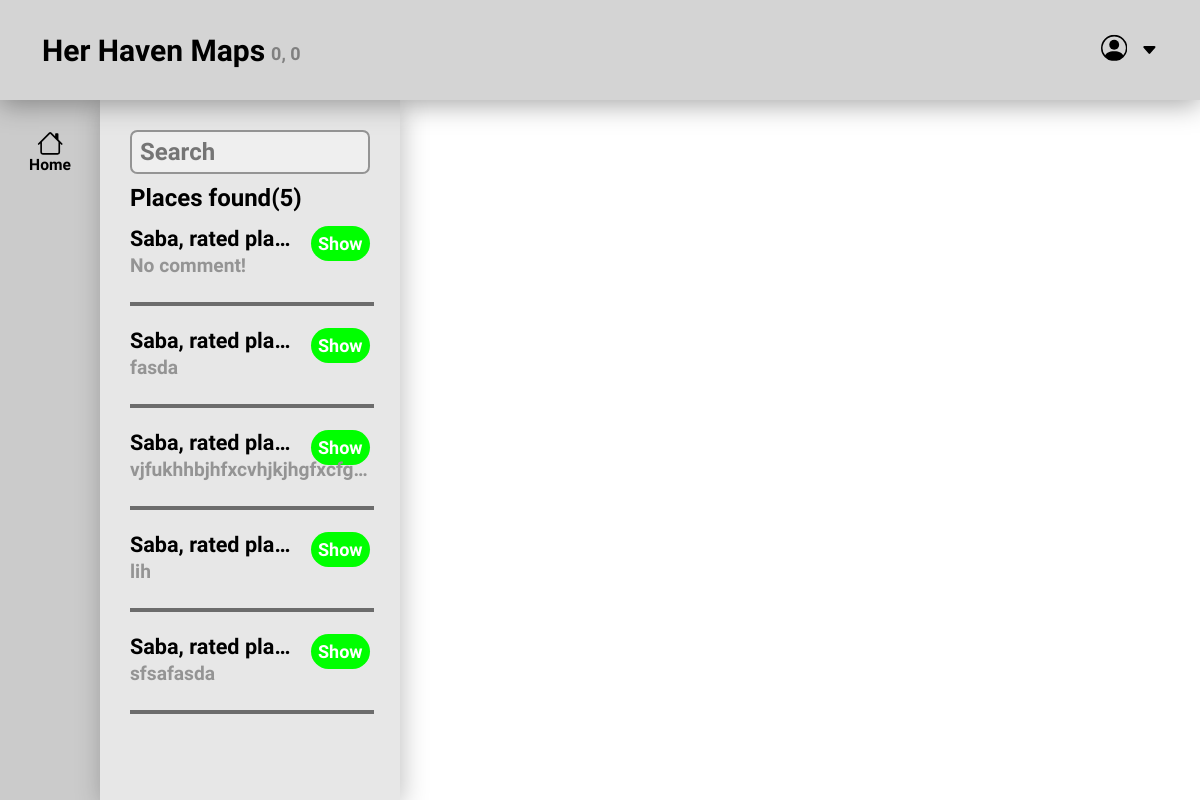
Page / (signed in) on the earlier database version.
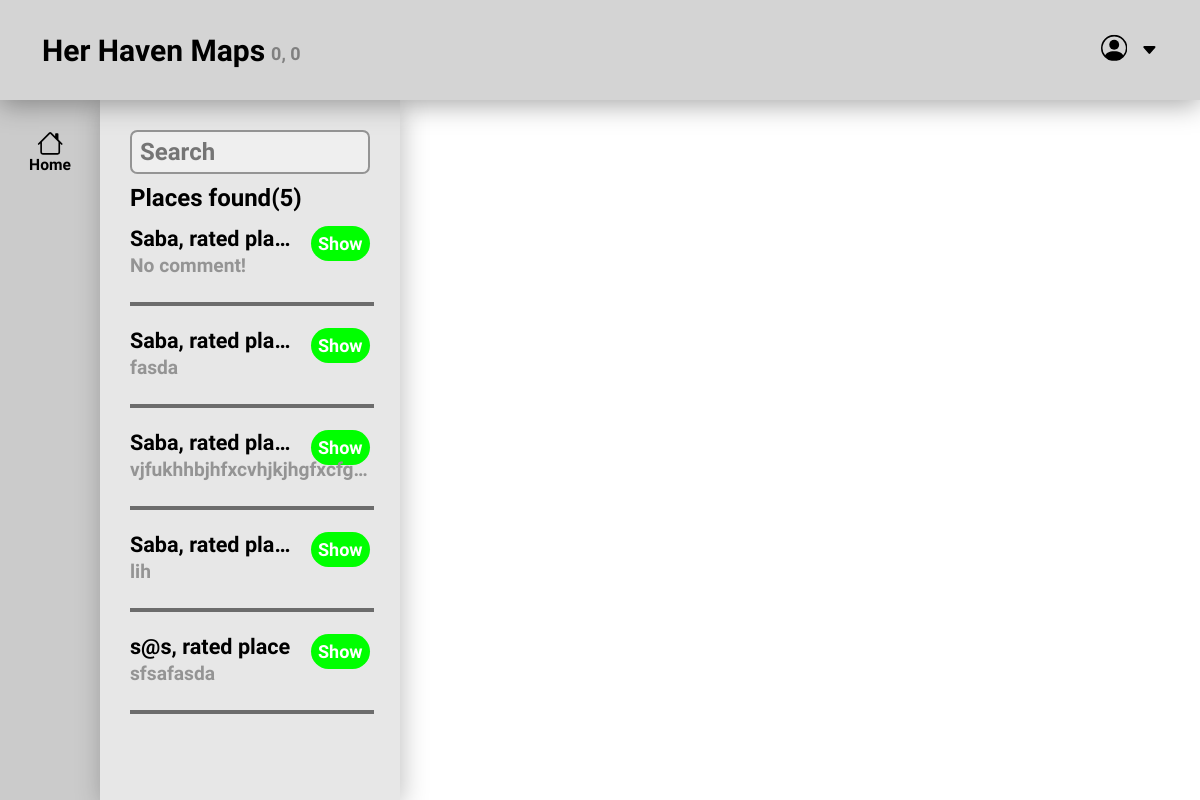
Same page on the later database version.
### Maps/models.py (models this page shows)
class Rate(models.Model):
    user = models.ForeignKey(User, on_delete=models.CASCADE, related_name="poster")
    reason = models.CharField(max_length=300, default='')
    rate = models.IntegerField(max_length=5, default=1)
    Longitude = models.CharField(max_length=600, default='')
    Latitude = models.CharField(max_length=600, default='')
    favorite = models.ManyToManyField(User, related_name="favorited_by")
    def __str__(self):
        return f"{self.user}, rated place"

class User(AbstractUser):
    country = models.CharField(max_length=300, default="0")
    city = models.CharField(max_length=300, default="0")

### Maps/views.py (the view)
# urls.py: path('', views.index, name="index"),
def index(request):
    if request.user.is_authenticated:
        rates = Rate.objects.all()
        return render(request, "index.html", {
            "rates": rates,
        })
    else:
        return HttpResponseRedirect(reverse('login'))

### Maps/templates/index.html (shortened to what this page needs)
{% load static %}
<!DOCTYPE html>
<html lang="en">
    <head>
        <link href="{% static 'css/styles.css' %}" rel="stylesheet">
        <link href='https://api.mapbox.com/mapbox-gl-js/v2.8.1/mapbox-gl.css' rel='stylesheet' />
    </head>
    <body class="body">
        <nav class="navbar">
            <h1 class="navbar_title">Her Haven Maps <h6 class="navbar_country_title">{% if request.user.is_authenticated %}{{ request.user.country }}, {{ request.user.city }}{% else %}Country, city{% endif %}</h6></h1>
            <div class="navbar_profile">
                <svg xmlns="http://www.w3.org/2000/svg" width="16" height="16" fill="currentColor" class="bi bi-caret-down-fill navbar_profile_drop_icon" viewBox="0 0 16 16">
                    <path d="M7.247 11.14 2.451 5.658C1.885 5.013 2.345 4 3.204 4h9.592a1 1 0 0 1 .753 1.659l-4.796 5.48a1 1 0 0 1-1.506 0z"/>
                </svg>
            </div>
        </nav>
        <div class="main_part">
            <div class="sidebar">
                <div class="navigations">
                    <h3 class="navigations_text">Home</h3>
                </div>
            </div>
            <div class="search" id="search">
                <input class="search_field" name="search_field" type="search" placeholder="Search" onkeydown="Search(event, '{{ rates }}')">
                <h1 class="searched_title">Places found({{ rates.count }})</h1>
                {% for i in rates %}
                    <div class="searched_place_div">
                        <h1 class="sp_name">{{ i }}</h1>
                        <div class="sp_open" onclick="showLocation('{{ i.Longitude|floatformat:6 }}', '{{ i.Latitude|floatformat:6 }}', '{{ i.reason }}', '{{ i.user }}', '{{ request.user }}')">Show</div>
                        <h1 class="sp_street">{% if i.reason != '' %}{{ i.reason }}{% else %}No comment!{% endif %}</h1>
                        <hr class="sp_line">
                    </div>
                {% endfor %}
            </div>
            <div class="map" id="map"></div>
        </div>
    </body>
</html>

Differences in the rows shown:
changed Rate "sfsafasda": user.username "Saba, rated pla…" → "s@s, rated place"
